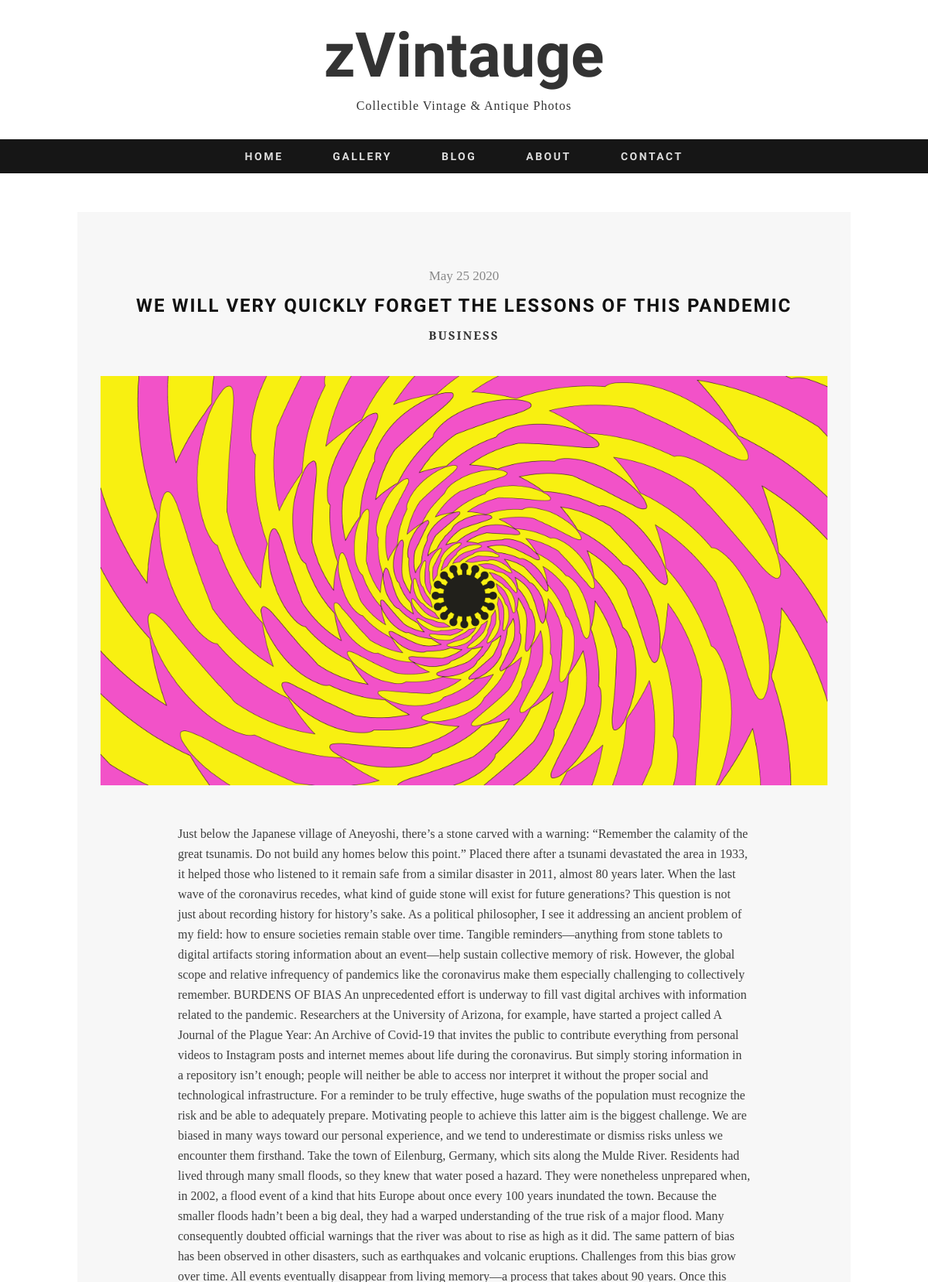
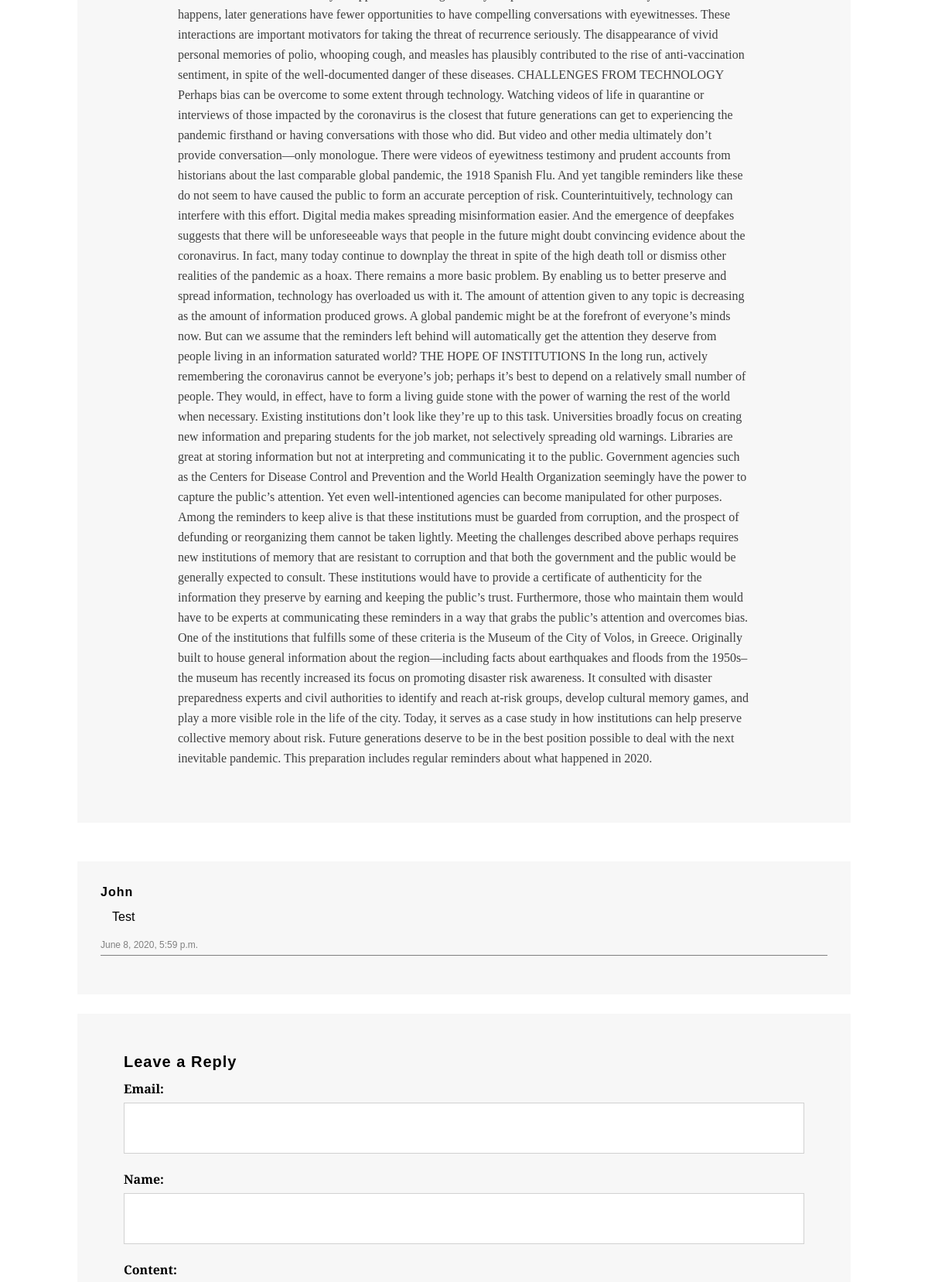
The app's page /blog/4/ (upper part) with its own data (2 pictures, top to bottom).
### blog/models.py (models this page shows, shortened)
class Article(models.Model):
    title = models.CharField(max_length = 255)
    min_text = models.CharField(max_length = 1023, blank = True, default="")
    text = models.TextField()
    tags = models.ManyToManyField(Tag)
    date_created = models.DateTimeField(auto_now_add = True)
    image = models.ImageField(upload_to = 'images', null = True, blank = True)
    def get_absolute_url(self):
        return reverse('article_detail_url', kwargs = { 'id' : self.id })

class Tag(models.Model):
    name = models.CharField(max_length = 50)
    def get_absolute_url(self):
        return reverse('tag_detail_url', kwargs = { 'tagname' : self.name })

class Reply(models.Model):
    email = models.EmailField()
    name = models.CharField(max_length = 255)
    content = models.TextField()
    article = models.ForeignKey(Article, on_delete = models.CASCADE)
    date_created = models.DateTimeField(default = timezone.now)

### blog/views.py (the view, shortened to what this page needs)
# urls.py: path('<int:id>/', views.ArticleDetail.as_view(), name = 'article_detail_url'),
class ArticleDetail(View):
    def get(self, request, id):
        article = Article.objects.get(id = id)
        form = ReplyForm()
        context = {
            'article': article,
            'form': form
        }
        return render(request, 'blog/article_detail.html', context)

### blog/forms.py
class ReplyForm(forms.ModelForm):
    class Meta:
        model = Reply
        exclude = ('article', 'date_created')

### blog/templatetags/blog_extras.py (called while the page is built)
@register.simple_tag
def get_tags():
    tags = Tag.objects.all()
    return tags

@register.simple_tag
def get_last_posts():
    posts = Article.objects.order_by('-date_created')[:4]
    return posts

### blog/templates/blog/article_detail.html (shortened to what this page needs)
{% extends 'base_blog.html' %}
{% block content %}
<section id="container">
    <div class="wrap-container">
        <div id="main-content">
            <div class="wrap-content">
                <div class="row">
                    <article class="single-post zerogrid">
                        <div class="row wrap-post">
                            <div class="entry-header">
                                <span class="time">{{ article.date_created|date:'F j Y' }}</span>
                                <h2 class="entry-title"><a href="#">{{ article.title }}</a></h2>
                                <span class="cat-links">
                                    {% include 'includes/tags_list.html' %}
                                </span>
                            </div>
                            <div class="post-thumbnail-wrap">
                                {% if article.image %}
                                    <img src="{{ article.image.url }}" alt="{{ article.image }}"/>
                                {% endif %}
                            </div>
                            <div class="entry-content">
                                {{ article.text|safe }}
                            </div>
                        </div>
                    </article>
                    {% if article.reply_set.all %}
                        <div class="zerogrid" style="margin-bottom: 25px;">
                            <div class="comments-are">
                                {% for comment in article.reply_set.all %}
                                    <div class="comment">
                                        <h6 class="name">{{ comment.name|title }}</h6>
                                        <p class="content">{{ comment.content }}</p>
                                        <span class="time">{{ comment.date_created }}</span>
                                    </div>
                                {% endfor %}
                            </div>
                        </div>
                    {% endif %}
                    <div class="zerogrid">
                        <div class="comments-are">
                            <div id="comment">
                                <h3>Leave a Reply</h3>
                                <form name="comment_form" id="comment_form" method="post" action="">
                                    {{ form.as_p }}
                                </form>
                            </div>
                        </div>
                    </div>
                </div>
            </div>
        </div>
    </div>
</section>
{% endblock content %}

### blog/templates/includes/tags_list.html
{% for tag in article.tags.all %}
    {% if forloop.counter == article.tags.all.count %}
        <a href="{{ tag.get_absolute_url }}">{{ tag.name }}</a>
    {% else %}
        <a href="{{ tag.get_absolute_url }}">{{ tag.name }}</a>,
    {% endif %}
{% endfor %}

### static/css/zerogrid.css (style rules this page uses)
.zerogrid { width: 1000px; position: relative; margin: 0 auto; padding: 0px; }
.zerogrid:after { content: "\0020"; display: block; height: 0; clear: both; visibility: hidden; }
.zerogrid .row:before,.row:after { content: '\0020'; display: block; overflow: hidden; visibility: hidden; width: 0; height: 0; }
.zerogrid .row:after { clear: both; }
.zerogrid .row { zoom: 1; }

### static/css/style.css (style rules this page uses)
a,abbr,acronym,address,applet,article,aside,audio,b,blockquote,big,body,center,canvas,caption,cite,code,command,datalist,dd,del,details,dfn,dl,div,dt,em,embed,fieldset,figcaption,figure,font,footer,form,h1,h2,h3,h4,h5,h6,header,hgroup,html,i,iframe,img,ins,kbd,keygen,label,legend,li,meter,nav,object,ol,output,p,pre,progress,q,s,samp,section,small,span,source,strike,strong,sub,sup,table,tbody,tfoot,thead,th,tr,tdvideo,tt,u,ul,var { background:transparent;border:0 none;font-size:100%;margin:0;padding:0;border:0;outline:0;vertical-align:top; }
img { vertical-align:top; }
article, aside, audio, canvas, command, datalist, details, embed, figcaption, figure, footer, header, hgroup, keygen, meter, nav, output, progress, section, source, video { display:block; }
input, textarea { border:0; padding:0; margin:0; outline: 0; }
input, textarea, select { margin:0; padding:0px; }
* { -webkit-box-sizing: border-box; -moz-box-sizing: border-box; box-sizing: border-box; }
img { max-width:100%; height: auto;width: auto\9; }
a { color: #333;text-decoration: none; }
h1, h2 { font-size: 25px;line-height: 30px; }
h3, h4 { font-size: 20px;line-height: 20px; }
h5, h6 { font-size: 16px;line-height: 16px; }
h1, h2, h3, h4, h5, h6 { clear: both;hyphens: auto; color: #000;line-height: 1.2;font-family: 'Montserrat', sans-serif;letter-spacing: 1px; }
p { margin: 10px 0; }
label { cursor:pointer;margin:5px 0;display:block;font-weight:bold; }
input { display:block;width:100%;color:#222;border:1px solid #d1d1d1;padding:23px;margin: 5px 0 20px 0;font-size: 16px; }
.post:after, .post:before, article:after, article:before, section:after, section:before { clear: both; content: '\0020'; display: block; visibility: hidden; width: 0; height: 0; }
html, body { width:100%; padding:0; margin:0; }
body { font: 16px/26px Arial, Helvetica, sans-serif;font-family: 'Crimson Text', serif;background: #fff; }
#main-content .wrap-content { padding: 50px 0; }
.single-post .wrap-post, .comments-are { background: #f7f7f7;padding:30px; position: relative; }
.single-post .wrap-post { margin-bottom: 50px; }
article { background: #ffffff; color: #3F3F3F; margin-bottom: 40px;padding-bottom: 10px; }
article:after, article:before { clear: both; content: '\0020'; display: block; visibility: hidden; width: 0; height: 0; }
article .post-thumbnail-wrap { text-align: center;width: 100%;margin-bottom: 10px; }
article .entry-header { text-align: center; }
article.single-post .entry-header { padding: 40px 0; }
article.single-post .entry-header h2.entry-title { font-family: 'Cabin', Helvetica, sans-serif;font-size: 24px;font-weight: bold;line-height: 30px;color: #111;letter-spacing: 2px;margin: 0;text-transform: uppercase; }
article.single-post .entry-header h2.entry-title a { color: #111;margin: 0; }
article .entry-header .time { font-family: "Merriweather",Georgia,serif;color: #888;font-size: 17px;padding-bottom: 10px;display: block; }
article .entry-header .cat-links { font-size: 15px;font-weight: bold;text-transform: uppercase;letter-spacing: 2px;padding-top: 10px;display: block; }
article .entry-content { padding: 40px 100px; text-align: left; }
#contact_form, #comment { padding:20px 30px; }
.comment { margin-bottom: 20px; font-family: arial; border-bottom: 1px solid gray; }
.comment .content { padding: 0 15px; }
.comment .time { color: gray; font-size: 12px; }

### records on screen
Article: date_created "May 25 2020", title "WE WILL VERY QUICKLY FORGET THE LESSONS OF THIS PANDEMIC", image (picture), text "Just below the Japanese village of Aneyoshi, there’s a stone carved with a warning: “Remember the calamity of the great tsunamis. Do not build any homes below this point.” Placed there after a tsunami devastated the area in 1933, it helped those who listened to it remain safe from a similar disaster in 2011, almost 80 years later. When the last wave of the coronavirus recedes, what kind of guide stone will exist for future generations? This question is not just about recording history for history’s sake. As a political philosopher, I see it addressing an ancient problem of my field: how to ensure societies remain stable over time. Tangible reminders—anything from stone tablets to digital…"
Tag: name "BUSINESS"
Reply: name "John", content "Test", date_created "June 8, 2020, 5:59 p.m."
